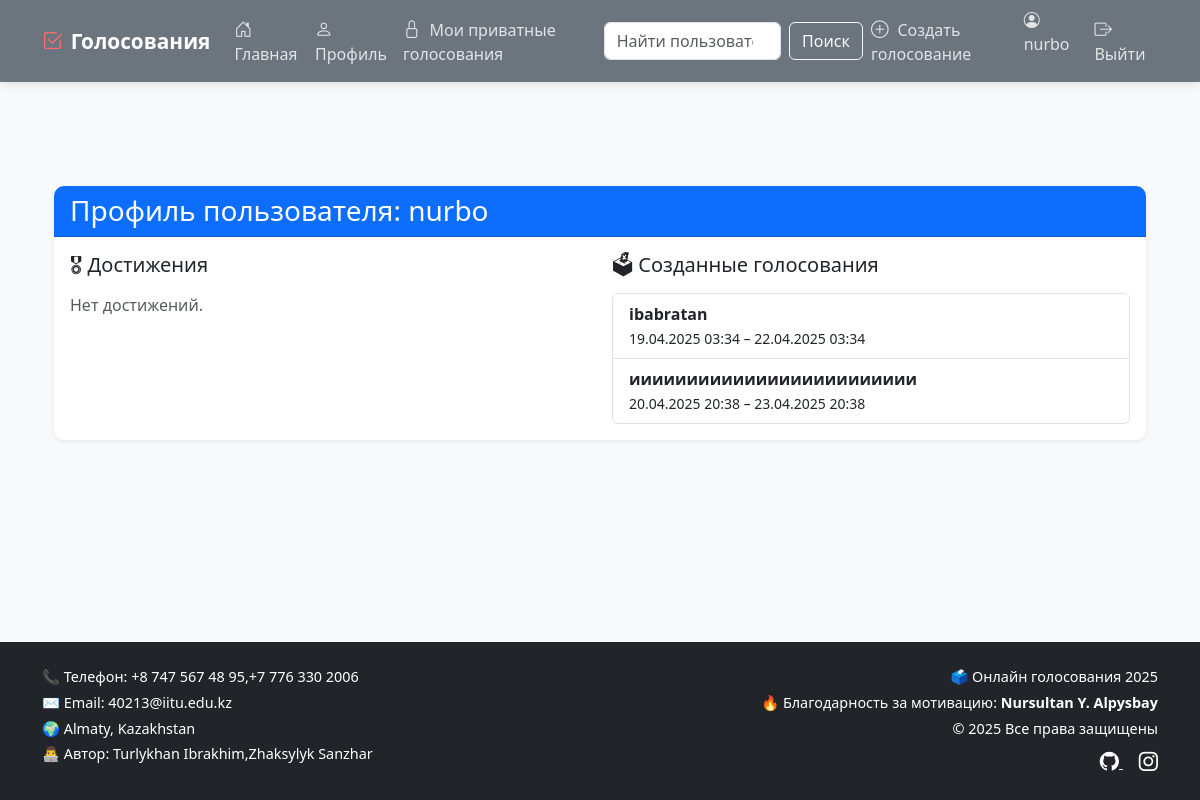
The page /polls/users/2/ (signed in) on the database as committed earlier.
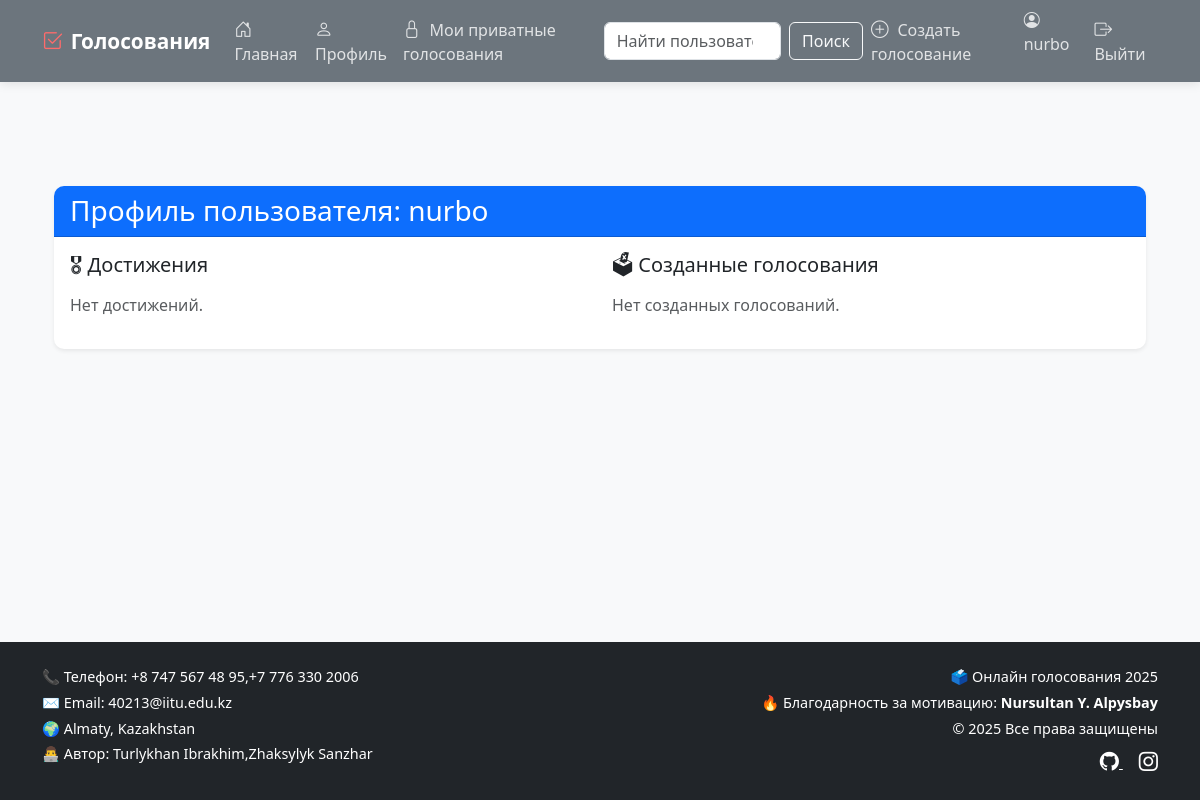
The same page on the database as committed later.
### polls/models.py (models this page shows, shortened)
class Election(models.Model):
    VISIBILITY_CHOICES = [
        ('public', 'Публичное'),
        ('private', 'Приватное'),
    ]
    title = models.CharField(max_length=200, verbose_name="Название голосования")
    description = models.TextField(verbose_name="Описание", blank=True)
    creator = models.ForeignKey(User, on_delete=models.CASCADE, verbose_name="Создатель", null=True, blank=True)
    created_at = models.DateTimeField(auto_now_add=True)
    start_date = models.DateTimeField(verbose_name="Дата начала")
    end_date = models.DateTimeField(verbose_name="Дата окончания")
    is_active = models.BooleanField(default=True, verbose_name="Активно")
    visibility = models.CharField(max_length=10, choices=VISIBILITY_CHOICES, default='public', verbose_name="Видимость")
    is_public = models.BooleanField(default=True)
    invited_users = models.ManyToManyField(User, related_name='invited_elections', blank=True,
                                           verbose_name="Приглашенные пользователи")
    unique_link = models.CharField(max_length=50, unique=True, blank=True, verbose_name="Уникальная ссылка")

### polls/views.py (the view)
# urls.py: path('users/<int:user_id>/', views.user_profile, name='user_profile'),
@login_required
def user_profile(request, user_id):
    profile_user = get_object_or_404(User, id=user_id)
    user_achievements = UserAchievement.objects.filter(user=profile_user).select_related('achievement')
    elections_created = Election.objects.filter(creator=profile_user)
    context = {
        'profile_user': profile_user,
        'achievements': [ua.achievement for ua in user_achievements],
        'elections_created': elections_created,
    }
    return render(request, 'polls/user_profile.html', context)

### polls/templates/polls/user_profile.html (shortened to what this page needs)
{% extends 'polls/base.html' %}
{% block content %}
<div class="container mt-5">
  <div class="card shadow-sm">
    <div class="card-header bg-primary text-white">
      <h3 class="mb-0">Профиль пользователя: {{ profile_user.username }}</h3>
    </div>
    <div class="card-body">
      <div class="row">
        <div class="col-md-6">
          <h5 class="mb-3">🎖 Достижения</h5>
          {% if achievements %}
          <ul class="list-group">
            {% for achievement in achievements %}
            <li class="list-group-item">
              <strong>{{ achievement.name }}</strong><br>
              <small class="text-muted">{{ achievement.description }}</small>
            </li>
            {% endfor %}
          </ul>
          {% else %}
          <p class="text-muted">Нет достижений.</p>
          {% endif %}
        </div>
        <div class="col-md-6">
          <h5 class="mb-3">🗳 Созданные голосования</h5>
          {% if elections_created %}
          <ul class="list-group">
            {% for election in elections_created %}
            <li class="list-group-item">
              <strong>{{ election.title }}</strong><br>
              <small>{{ election.start_date|date:"d.m.Y H:i" }} – {{ election.end_date|date:"d.m.Y H:i" }}</small>
            </li>
            {% endfor %}
          </ul>
          {% else %}
          <p class="text-muted">Нет созданных голосований.</p>
          {% endif %}
        </div>
      </div>
    </div>
  </div>
</div>
{% endblock %}

Rows that differ between the two databases and show on the page:
removed Election: title "ibabratan", start_date "19.04.2025 03:34", end_date "22.04.2025 03:34"
removed Election: title "иииииииииииииииииииииииии", start_date "20.04.2025 20:38", end_date "23.04.2025 20:38"
Other text that changed with them:
text now shown: "Нет созданных голосований."
